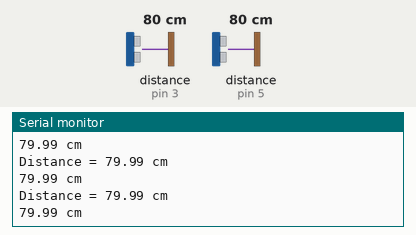
Simulated run of this sketch. Board: Arduino Uno, built with avr-gcc and run on an emulated ATmega328P. On the bench: the last lines printed to the serial monitor. The test bench sets the inputs (shaded band); at power-on: distance to the obstacle (sensors on pin 3, pin 5) 80 cm. The echo pulse lasts 58.3 µs per cm.

Above: at 1.2 s.
1.3 s: distance to the obstacle (sensor on pin 3) set to 4 cm
At 1.89 s:
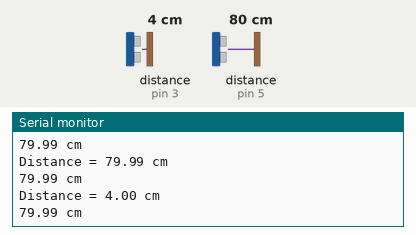
2.8 s: distance to the obstacle (sensor on pin 3) set to 2 cm
At 3.31 s:
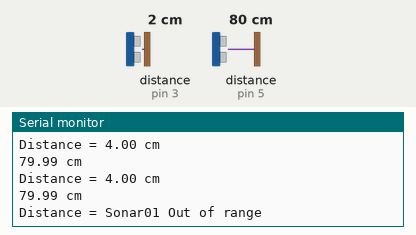

The sketch:

US-015_GPIO_Arduino.ino
```cpp
/*
  HC-SR04 NewPing Iteration Demonstration
  HC-SR04-NewPing-Iteration.ino
  Demonstrates using Iteration function of NewPing Library for HC-SR04 Ultrasonic Range Finder
  Displays results on Serial Monitor

  DroneBot Workshop 2017
  http://dronebotworkshop.com
*/

// This uses Serial Monitor to display Range Finder distance readings

// Include NewPing Library
#include "NewPing.h"

// Hook up HC-SR04 with Trig to Arduino Pin 10, Echo to Arduino pin 13
// Maximum Distance is 400 cm

#define TRIGGER_PIN     2
#define ECHO_PIN        3
#define TRIGGER_PIN_02  4
#define ECHO_PIN_02     5
#define MAX_DISTANCE    400

NewPing sonar(TRIGGER_PIN, ECHO_PIN, MAX_DISTANCE);
NewPing sonar02(TRIGGER_PIN_02, ECHO_PIN_02, MAX_DISTANCE);

float duration, distance;
float duration02, distance02;

int iterations = 5;

void setup() {
  Serial.begin (9600);
}

void loop() {

  duration   = sonar.ping_median(iterations);
  duration02 = sonar02.ping_median(iterations);

  // Determine distance from duration
  // Use 343 metres per second as speed of sound

  distance = (duration / 2) * 0.0343;
  distance02 = (duration02 / 2) * 0.0343;

  // Send results to Serial Monitor
  Serial.print("Distance = ");
  if (distance >= 400 || distance <= 2) {
    Serial.println("Sonar01 Out of range");
  }
  else if (distance02 >= 400 || distance02 <= 2) {
    Serial.println("Sonar02 Out of range");
  }
  else {
    Serial.print(distance);
    Serial.println(" cm");
    Serial.print(distance02);
    Serial.println(" cm");
    //delay(500);
  }
  //delay(500);
}
```

Measured:
- the behaviour switches between 3 and 2 cm on distance to the obstacle (sensor on pin 3) (found by bisection; images 1 and 2)
- after the input at 1.3 s, the serial monitor: prints a new line after 0.40 s (image 1)
- after the input at 2.8 s, the serial monitor: prints a new line after 0.34 s (image 2)
